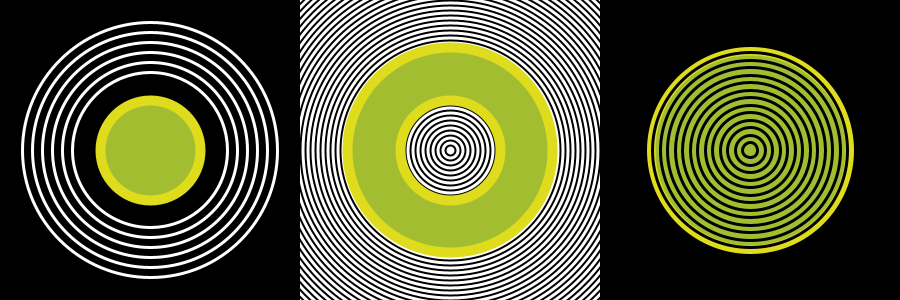
Frame 1 (no input)
Frame 60 (the mouse pressed at the canvas centre just before this capture): identical to frame 1, image omitted
Frame 120 (the mouse held since frame 60 and released just before this capture): identical to frame 1, image omitted

The Processing sketch that drew this single still picture (run headless with seeded random() and noise(); from frame 60 on, the mouse is pressed at the canvas centre):

// Processing sketch: manuelas08e01
// ── manuelas08e01.pde
boolean b; 
color[] colores = new color [4];

void setup() { 
  size(900, 300); 
  b = true;
  colores[0] = #A3BD31;
  colores[1] = #DEDC1C;
  colores[2] = #FFFFFF;
  colores[3] = #000000;
} 

void draw() {
  if (b) { 
    background(colores[3]); 
    donut(450, 150, colores[0], colores[1], colores[3], colores[2], 50); 
    circulo(150, 150, 100, colores[0], colores[1], colores[3], colores[2], 10, 3); 
    argollas(750, 150, 200, colores[0], colores[1], colores[3], colores[2], 10);
  } 
  if (!b) { 
    background(colores[2]); 
    donut(450, 150, colores[1], colores[0], colores[2], colores[3], 20); 
    circulo(750, 150, 50, colores[1], colores[0], colores[2], colores[3], 5, 6); 
    argollas(150, 150, 200, colores[1], colores[0], colores[2], colores[3], 10);
  }
} 

void circulo(float centroX, float centroY, float diametro, color color1, color color2, color color3, color color4, float stroke1, float stroke2) { 
  stroke(color2);
  strokeWeight(stroke1); 
  fill(color1); 
  ellipse(centroX, centroY, diametro, diametro); 
  noFill();
  stroke(color4); 
  strokeWeight(stroke2); 
  ellipse(centroX, centroY, diametro + 55, diametro + 55); 
  ellipse(centroX, centroY, diametro + 75, diametro + 75); 
  ellipse(centroX, centroY, diametro + 95, diametro + 95); 
  ellipse(centroX, centroY, diametro + 115, diametro + 115); 
  ellipse(centroX, centroY, diametro + 135, diametro + 135); 
  ellipse(centroX, centroY, diametro + 155, diametro + 155);
} 


void donut(float centroX, float centroY, color color1, color color2, color color3, color color4, float n) { 
  noStroke();
  fill(color4); 
  rect(300, 0, 300, 300); 

  noFill();  
  stroke(color3); 
  strokeWeight(2); 
  //Inicio for loop
  for (float i = 1; i < n; i = i + 1) { 
    ellipse(450, 150, 10*i, 10*i);
  } //Cierre for loop

  stroke(color1); 
  strokeWeight(50); 
  noFill(); 
  ellipse(centroX, centroY, 150, 150); 
  stroke(color2); 
  strokeWeight(10); 
  noFill(); 
  ellipse(centroX, centroY, 205, 205); 
  stroke(color2); 
  strokeWeight(10);
  noFill();  
  ellipse(centroX, centroY, 100, 100); 
  stroke(color2);
} 

void argollas(float centroX, float centroY, float diametro, color color1, color color2, color color3, color color4, float stroke1) { 
  stroke(color2); 
  strokeWeight(stroke1); 
  fill(color1); 
  ellipse(centroX, centroY, diametro, diametro); 

  noFill(); 
  stroke(color3); 
  strokeWeight(3);   

  for (float i = 1; i < 20; i = i + 1) { 
    ellipse(centroX, centroY, 15*i, 15*i);
  }
}

void keyPressed() { 
  if (key == 'a') 
    b = (!b); 
}
